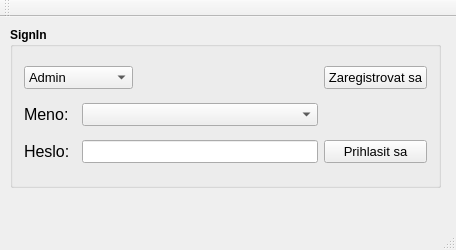
<?xml version="1.0" encoding="UTF-8"?>
<ui version="4.0">
 <class>LoginClass</class>
 <widget class="QMainWindow" name="LoginClass">
  <property name="geometry">
   <rect>
    <x>0</x>
    <y>0</y>
    <width>456</width>
    <height>250</height>
   </rect>
  </property>
  <property name="minimumSize">
   <size>
    <width>456</width>
    <height>250</height>
   </size>
  </property>
  <property name="maximumSize">
   <size>
    <width>456</width>
    <height>250</height>
   </size>
  </property>
  <property name="windowTitle">
   <string>Login</string>
  </property>
  <widget class="QWidget" name="centralWidget">
   <widget class="QGroupBox" name="groupBox_2">
    <property name="geometry">
     <rect>
      <x>10</x>
      <y>10</y>
      <width>431</width>
      <height>161</height>
     </rect>
    </property>
    <property name="font">
     <font>
      <pointsize>9</pointsize>
      <weight>75</weight>
      <bold>true</bold>
     </font>
    </property>
    <property name="title">
     <string>SignIn</string>
    </property>
    <layout class="QGridLayout" name="gridLayout">
     <item row="0" column="3" colspan="2">
      <widget class="QPushButton" name="pushReg">
       <property name="font">
        <font>
         <pointsize>10</pointsize>
         <weight>50</weight>
         <bold>false</bold>
        </font>
       </property>
       <property name="text">
        <string>Zaregistrovat sa</string>
       </property>
      </widget>
     </item>
     <item row="3" column="0">
      <widget class="QLabel" name="label_2">
       <property name="font">
        <font>
         <pointsize>12</pointsize>
         <weight>50</weight>
         <bold>false</bold>
        </font>
       </property>
       <property name="text">
        <string>Heslo:</string>
       </property>
      </widget>
     </item>
     <item row="0" column="0" colspan="2">
      <widget class="QComboBox" name="comboTyp1">
       <property name="font">
        <font>
         <pointsize>10</pointsize>
         <weight>50</weight>
         <bold>false</bold>
        </font>
       </property>
       <item>
        <property name="text">
         <string>Admin</string>
        </property>
       </item>
       <item>
        <property name="text">
         <string>Zamestnanec</string>
        </property>
       </item>
       <item>
        <property name="text">
         <string>Zakaznik</string>
        </property>
       </item>
      </widget>
     </item>
     <item row="0" column="2">
      <spacer name="horizontalSpacer_3">
       <property name="orientation">
        <enum>Qt::Horizontal</enum>
       </property>
       <property name="sizeHint" stdset="0">
        <size>
         <width>130</width>
         <height>20</height>
        </size>
       </property>
      </spacer>
     </item>
     <item row="2" column="0">
      <widget class="QLabel" name="label">
       <property name="font">
        <font>
         <pointsize>12</pointsize>
         <weight>50</weight>
         <bold>false</bold>
        </font>
       </property>
       <property name="text">
        <string>Meno:</string>
       </property>
      </widget>
     </item>
     <item row="2" column="1" colspan="2">
      <widget class="QComboBox" name="comboMeno">
       <property name="font">
        <font>
         <pointsize>10</pointsize>
         <weight>50</weight>
         <bold>false</bold>
        </font>
       </property>
      </widget>
     </item>
     <item row="3" column="1" colspan="2">
      <widget class="QLineEdit" name="linePassword">
       <property name="font">
        <font>
         <pointsize>10</pointsize>
         <weight>50</weight>
         <bold>false</bold>
        </font>
       </property>
       <property name="echoMode">
        <enum>QLineEdit::Password</enum>
       </property>
      </widget>
     </item>
     <item row="3" column="3" colspan="2">
      <widget class="QPushButton" name="pushLogin">
       <property name="font">
        <font>
         <pointsize>10</pointsize>
         <weight>50</weight>
         <bold>false</bold>
        </font>
       </property>
       <property name="text">
        <string>Prihlasit sa</string>
       </property>
      </widget>
     </item>
     <item row="2" column="3" colspan="2">
      <spacer name="horizontalSpacer">
       <property name="orientation">
        <enum>Qt::Horizontal</enum>
       </property>
       <property name="sizeHint" stdset="0">
        <size>
         <width>40</width>
         <height>20</height>
        </size>
       </property>
      </spacer>
     </item>
    </layout>
   </widget>
  </widget>
  <widget class="QMenuBar" name="menuBar">
   <property name="geometry">
    <rect>
     <x>0</x>
     <y>0</y>
     <width>456</width>
     <height>26</height>
    </rect>
   </property>
  </widget>
  <widget class="QToolBar" name="mainToolBar">
   <attribute name="toolBarArea">
    <enum>TopToolBarArea</enum>
   </attribute>
   <attribute name="toolBarBreak">
    <bool>false</bool>
   </attribute>
  </widget>
  <widget class="QStatusBar" name="statusBar"/>
 </widget>
 <layoutdefault spacing="6" margin="11"/>
 <resources>
  <include location="Login.qrc"/>
 </resources>
 <connections/>
</ui>
